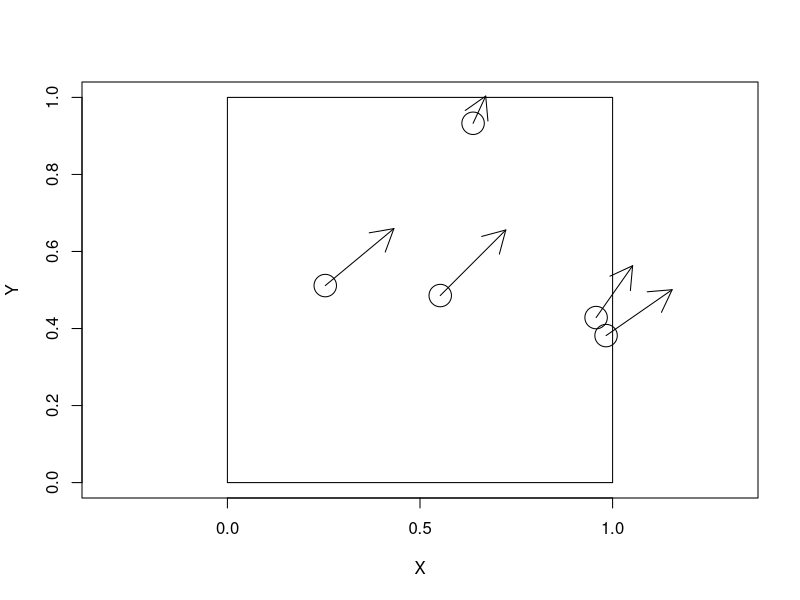
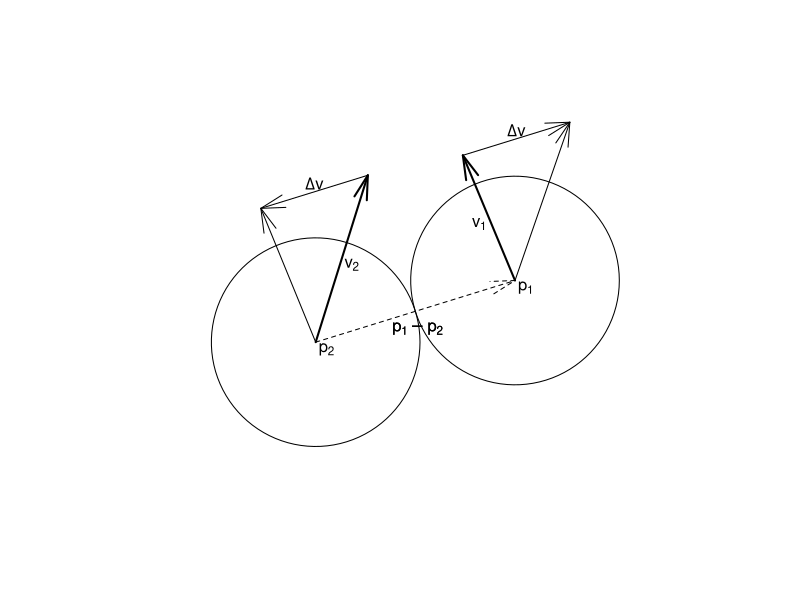

Recreate these plots in R, in order.
## ---- chunk 1
set.seed(14) # Set seed for all the pictures to be reproducible
## ---- chunk 2
n=5
p=matrix(runif(n*2),n,2)
v=matrix(runif(n*2),n,2)/5
plot(p,xlim=c(0,1),ylim=c(0,1),xlab="X",ylab="Y",asp=1,cex=3)
arrows(p[,1],p[,2],(p+v)[,1],(p+v)[,2])
lines(cbind(c(0,0,1,1,0),c(0,1,1,0,0)))
## ---- chunk 3
plot(NA,xlim=c(-2,4),ylim=c(-1,2),asp=1,axes = FALSE,xlab="",ylab="")
a = seq(0,2*pi,len=100)
p = 2*c(cos(0.3),sin(0.3))
v1 = c(-0.5,1.2)
v2 = c(0.5,1.6)
lines(cos(a),sin(a))
lines(cos(a)+p[1],sin(a)+p[2])
arrows2 = function(...) arrows(...,angle=15)
arrows2(0,0,p[1],p[2],lty=2)
text(0,0,labels = expression(p[2]),lwd=2,adj=c(-.2,1))
text(p[1],p[2],labels = expression(p[1]),lwd=2,adj=c(-.2,1))
text(p[1]/3,p[2]/3,labels = expression(p[1]-p[2]),lwd=2,adj=c(-.2,1))
text(p[1]/3,p[2]/3,labels = expression(p[1]-p[2]),lwd=2,adj=c(-.2,1))
arrows2(0,0,v2[1],v2[2],lwd=2)
text(v2[1]/2,v2[2]/2,labels = expression(v[2]),lwd=2,adj=c(-.2,1))
arrows2(p[1],p[2],p[1]+v1[1],p[2]+v1[2],lwd=2)
text(p[1]+v1[1]/2,p[2]+v1[2]/2,labels = expression(v[1]),lwd=2,adj=c(1.2,1))
C = -sum((v1-v2)*p)/sum(p*p)
arrows2(v2[1],v2[2],v2[1]-C*p[1],v2[2]-C*p[2])
text(v2[1]-C*p[1]/2,v2[2]-C*p[2]/2,labels = expression(Delta*v),lwd=2,adj=c(.5,-0.2))
arrows2(p[1]+v1[1],p[2]+v1[2],p[1]+v1[1]+C*p[1],p[2]+v1[2]+C*p[2])
text(p[1]+v1[1]+C*p[1]/2,p[2]+v1[2]+C*p[2]/2,labels = expression(Delta*v),lwd=2,adj=c(.5,-0.2))
v1=v1+C*p
v2=v2-C*p
arrows2(0,0,v2[1],v2[2])
arrows2(p[1],p[2],p[1]+v1[1],p[2]+v1[2])
